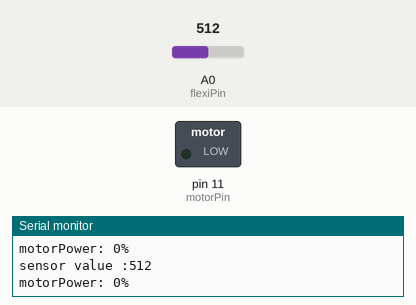
This sketch was run on a simulated Arduino Uno, built with avr-gcc and run on an emulated ATmega328P. On the bench: switched loads named in the sketch (green lamp = pin HIGH), the last lines printed to the serial monitor. The test bench sets the inputs (shaded band); at power-on: A0 (flexiPin) = 512.

Above: at 1.3 s.
1.4 s: A0 (flexiPin) set to 663
2.9 s: A0 (flexiPin) set to 680
At 3.6 s:
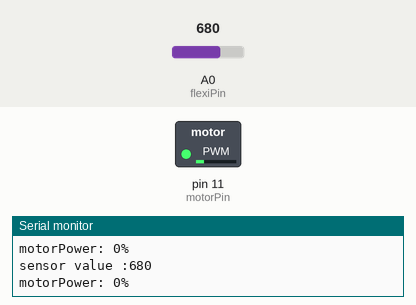
4.5 s: A0 (flexiPin) set to 716
At 4.8 s:
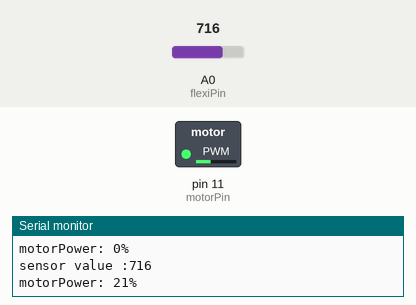
Timing chart, 0 to 7.5 s (numbered marks = the images above; inputs shaded):
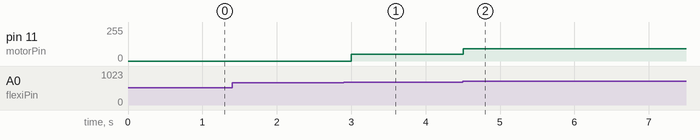

The sketch:

VibrationMotor_Arduino.ino
```cpp
//*****************VIBRATION MOTOR AND FLEXI SENSOR FULLY CALIBRATED************************//
// PINS
const int motorPin = 11;
const int flexiPin = A0;
//VALUES
int motorSpeed = 0;
int motorPower = 0;
int sensor = 0;
int flexiMin = 680;
int flexiMax = 850;
void setup()
{

	pinMode(motorPin,OUTPUT);
	pinMode(flexiPin, INPUT);
	Serial.begin(9600);

}

void loop()
{
	sensor = analogRead(flexiPin);
	if (sensor < flexiMin)
	{
		motorSpeed = 0;
		digitalWrite(motorPin, LOW);
	}

	if (flexiMin <= sensor && sensor <= flexiMax)
	{
		motorSpeed = map(sensor, flexiMin, flexiMax, 50, 255);
		analogWrite(motorPin, motorSpeed);
		motorPower = map(sensor, flexiMin, flexiMax, 0, 100);
	}

	Serial.print("sensor value :" );
	Serial.println(sensor);
	Serial.print("motorPower: ");
	Serial.print(motorPower);
	Serial.println("%");
	delay(500);
}


//********************************SERVO and FLEXI CODE**********************************//
//void loop()
//{
//	int flexposition;    // Input value from the analog pin.
//	int servoposition;   // Output value to the servo.
//
//	// Read the position of the flex sensor (0 to 1023):
//
//	flexposition = analogRead(flexpin);
//
//	servoposition = map(flexposition, 600, 900, 0, 180);
//	servoposition = constrain(servoposition, 0, 180);
//
//
//
//	servo1.write(servoposition);
//
//
//	Serial.print("sensor: ");
//	Serial.print(flexposition);
//	Serial.print("  servo: ");
//	Serial.println(servoposition);
//
//
//	delay(20);  // wait 20ms between servo updates
//}
//


//***********************SENSOR TEST*****************************************//

//
//void setup()
//{
//	// initialize serial communications
//	Serial.begin(9600);
//}

//void loop()
//{
//	int sensor, degrees;
//
//	// read the voltage from the voltage divider (sensor plus resistor)
//	sensor = analogRead(0);
//	// convert the voltage reading to inches
//	// the first two numbers are the sensor values for straight (768) and bent (853)
//	// the second two numbers are the degree readings we'll map that to (0 to 90 degrees)
//	degrees = map(sensor, 680, 850, 0, 90);
//	// note that the above numbers are ideal, your sensor's values will vary
//	// to improve the accuracy, run the program, note your sensor's analog values
//	// when it's straight and bent, and insert those values into the above function.
//
//	// print out the result
//	Serial.print("analog input: ");
//	Serial.print(sensor, DEC);
//	Serial.print("   degrees: ");
//	Serial.println(degrees, DEC);
//
//	// pause before taking the next reading
//	delay(100);
//}
```

Measured:
- the behaviour switches between 679 and 680 on A0 (flexiPin) (found by bisection; images 0 and 1)
- after the input at 2.9 s, pin 11 (motorPin): 0/255 → 50/255 after 0.10 s
- after the input at 4.5 s, pin 11 (motorPin): 50/255 → 93/255 at once
